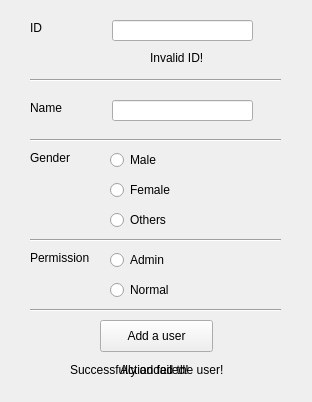
<?xml version="1.0" encoding="UTF-8"?>
<ui version="4.0">
 <class>Register</class>
 <widget class="QWidget" name="Register">
  <property name="geometry">
   <rect>
    <x>0</x>
    <y>0</y>
    <width>312</width>
    <height>402</height>
   </rect>
  </property>
  <property name="windowTitle">
   <string>Register</string>
  </property>
  <widget class="QLineEdit" name="ID_input">
   <property name="geometry">
    <rect>
     <x>112</x>
     <y>20</y>
     <width>141</width>
     <height>21</height>
    </rect>
   </property>
   <property name="text">
    <string/>
   </property>
  </widget>
  <widget class="QPushButton" name="Add_a_user_button">
   <property name="geometry">
    <rect>
     <x>100</x>
     <y>320</y>
     <width>113</width>
     <height>32</height>
    </rect>
   </property>
   <property name="text">
    <string>Add a user</string>
   </property>
  </widget>
  <widget class="QLineEdit" name="Name_input">
   <property name="geometry">
    <rect>
     <x>112</x>
     <y>100</y>
     <width>141</width>
     <height>21</height>
    </rect>
   </property>
   <property name="text">
    <string/>
   </property>
  </widget>
  <widget class="QLabel" name="Gender_label">
   <property name="geometry">
    <rect>
     <x>30</x>
     <y>150</y>
     <width>81</width>
     <height>16</height>
    </rect>
   </property>
   <property name="text">
    <string>Gender</string>
   </property>
  </widget>
  <widget class="QLabel" name="Name_label">
   <property name="geometry">
    <rect>
     <x>30</x>
     <y>100</y>
     <width>81</width>
     <height>16</height>
    </rect>
   </property>
   <property name="text">
    <string>Name</string>
   </property>
  </widget>
  <widget class="QLabel" name="ID_label">
   <property name="geometry">
    <rect>
     <x>30</x>
     <y>20</y>
     <width>81</width>
     <height>16</height>
    </rect>
   </property>
   <property name="text">
    <string>ID</string>
   </property>
  </widget>
  <widget class="QRadioButton" name="Male_button">
   <property name="geometry">
    <rect>
     <x>110</x>
     <y>150</y>
     <width>100</width>
     <height>20</height>
    </rect>
   </property>
   <property name="text">
    <string>Male</string>
   </property>
   <attribute name="buttonGroup">
    <string notr="true">Button_group_gender</string>
   </attribute>
  </widget>
  <widget class="QRadioButton" name="Female_button">
   <property name="geometry">
    <rect>
     <x>110</x>
     <y>180</y>
     <width>100</width>
     <height>20</height>
    </rect>
   </property>
   <property name="text">
    <string>Female</string>
   </property>
   <attribute name="buttonGroup">
    <string notr="true">Button_group_gender</string>
   </attribute>
  </widget>
  <widget class="QLabel" name="Permission_label">
   <property name="geometry">
    <rect>
     <x>30</x>
     <y>250</y>
     <width>81</width>
     <height>16</height>
    </rect>
   </property>
   <property name="text">
    <string>Permission</string>
   </property>
  </widget>
  <widget class="QRadioButton" name="Admin_button">
   <property name="geometry">
    <rect>
     <x>110</x>
     <y>250</y>
     <width>100</width>
     <height>20</height>
    </rect>
   </property>
   <property name="text">
    <string>Admin</string>
   </property>
   <attribute name="buttonGroup">
    <string notr="true">Button_group_permission</string>
   </attribute>
  </widget>
  <widget class="QRadioButton" name="Normal_button">
   <property name="geometry">
    <rect>
     <x>110</x>
     <y>280</y>
     <width>100</width>
     <height>20</height>
    </rect>
   </property>
   <property name="text">
    <string>Normal</string>
   </property>
   <attribute name="buttonGroup">
    <string notr="true">Button_group_permission</string>
   </attribute>
  </widget>
  <widget class="QLabel" name="ID_error_message">
   <property name="geometry">
    <rect>
     <x>150</x>
     <y>50</y>
     <width>101</width>
     <height>16</height>
    </rect>
   </property>
   <property name="text">
    <string>Invalid ID!</string>
   </property>
  </widget>
  <widget class="QLabel" name="Register_error_message">
   <property name="geometry">
    <rect>
     <x>120</x>
     <y>360</y>
     <width>80</width>
     <height>20</height>
    </rect>
   </property>
   <property name="text">
    <string>Action failed!</string>
   </property>
  </widget>
  <widget class="QLabel" name="Register_success_message">
   <property name="geometry">
    <rect>
     <x>70</x>
     <y>360</y>
     <width>211</width>
     <height>20</height>
    </rect>
   </property>
   <property name="text">
    <string>Successfully added the user!</string>
   </property>
  </widget>
  <widget class="QRadioButton" name="Other_button">
   <property name="geometry">
    <rect>
     <x>110</x>
     <y>210</y>
     <width>100</width>
     <height>20</height>
    </rect>
   </property>
   <property name="text">
    <string>Others</string>
   </property>
  </widget>
  <widget class="Line" name="line">
   <property name="geometry">
    <rect>
     <x>30</x>
     <y>70</y>
     <width>251</width>
     <height>20</height>
    </rect>
   </property>
   <property name="orientation">
    <enum>Qt::Horizontal</enum>
   </property>
  </widget>
  <widget class="Line" name="line_2">
   <property name="geometry">
    <rect>
     <x>30</x>
     <y>130</y>
     <width>251</width>
     <height>20</height>
    </rect>
   </property>
   <property name="orientation">
    <enum>Qt::Horizontal</enum>
   </property>
  </widget>
  <widget class="Line" name="line_3">
   <property name="geometry">
    <rect>
     <x>30</x>
     <y>230</y>
     <width>251</width>
     <height>20</height>
    </rect>
   </property>
   <property name="orientation">
    <enum>Qt::Horizontal</enum>
   </property>
  </widget>
  <widget class="Line" name="line_4">
   <property name="geometry">
    <rect>
     <x>30</x>
     <y>300</y>
     <width>251</width>
     <height>20</height>
    </rect>
   </property>
   <property name="orientation">
    <enum>Qt::Horizontal</enum>
   </property>
  </widget>
 </widget>
 <resources/>
 <connections/>
 <buttongroups>
  <buttongroup name="Button_group_gender"/>
  <buttongroup name="Button_group_permission"/>
 </buttongroups>
</ui>
